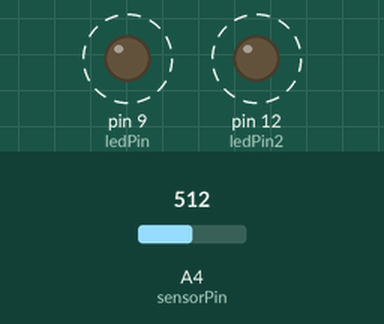
Simulated run of this sketch. Board: Arduino Uno, built with avr-gcc and run on an emulated ATmega328P. On the bench: output pins drawn as LEDs (lit = HIGH). Dashed ring = blinking. The test bench sets the inputs (shaded band); at power-on: A4 (sensorPin) = 512.

Above: at 1.8 s.
1.9 s: A4 (sensorPin) set to 0
At 3.1 s:
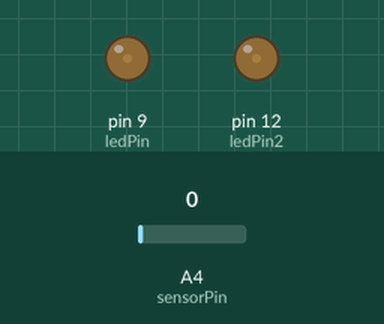
3.6 s: A4 (sensorPin) set to 122
At 3.9 s:
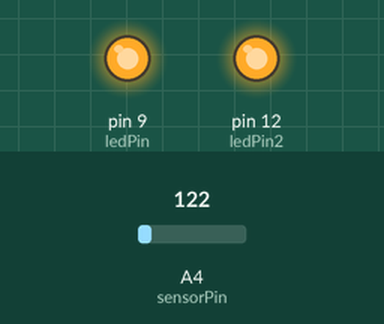
Timing chart, 0 to 13.1 s (numbered marks = the images above; inputs shaded):
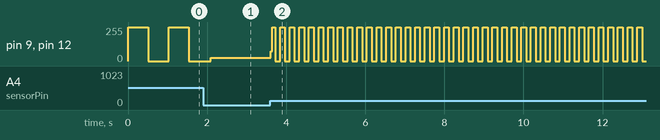

Measured:
- after the input at 3.6 s, pin 9 (ledPin), pin 12 (ledPin2): 24/255 → 74/255 at once, then moves between 0/255 and 255/255, repeating every 0.24 s
- by itself, pin 9 (ledPin), pin 12 (ledPin2): alternates 255/255 for 0.51 s and 0/255 for 0.51 s

The sketch:

arduino_012_2.ino
```cpp
  int sensorPin = A4;
  int ledPin = 9;
  int sensorValue = 0;
  int ledPin2 = 12;

void setup() {
  // put your setup code here, to run once:
  pinMode(ledPin, OUTPUT);
  pinMode(ledPin2, OUTPUT);
  pinMode(sensorPin, OUTPUT);
}

void loop() {
  // put your main code here, to run repeatedly:

  sensorValue = analogRead(sensorPin);

  digitalWrite(ledPin, HIGH);
  digitalWrite(ledPin2, HIGH);

  delay(sensorValue);

  digitalWrite(ledPin, LOW);
  digitalWrite(ledPin2, LOW);

  delay(sensorValue);

}
```
